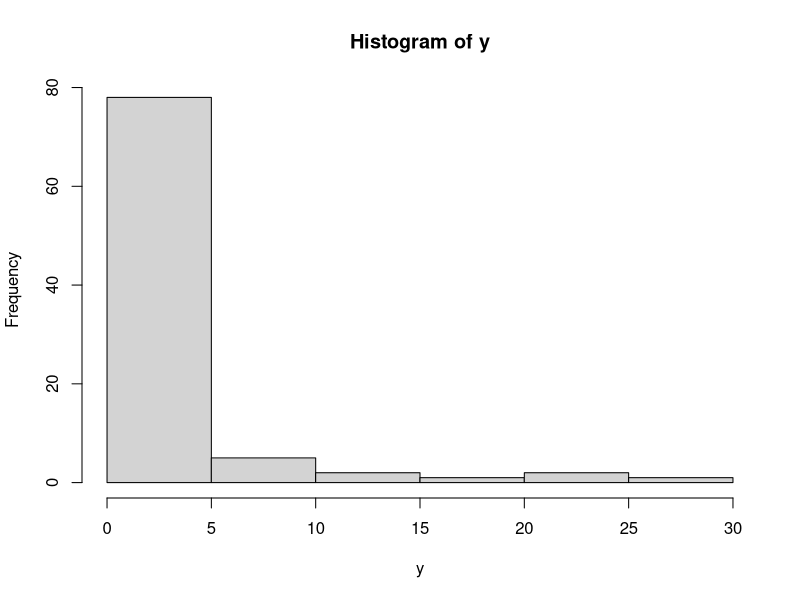
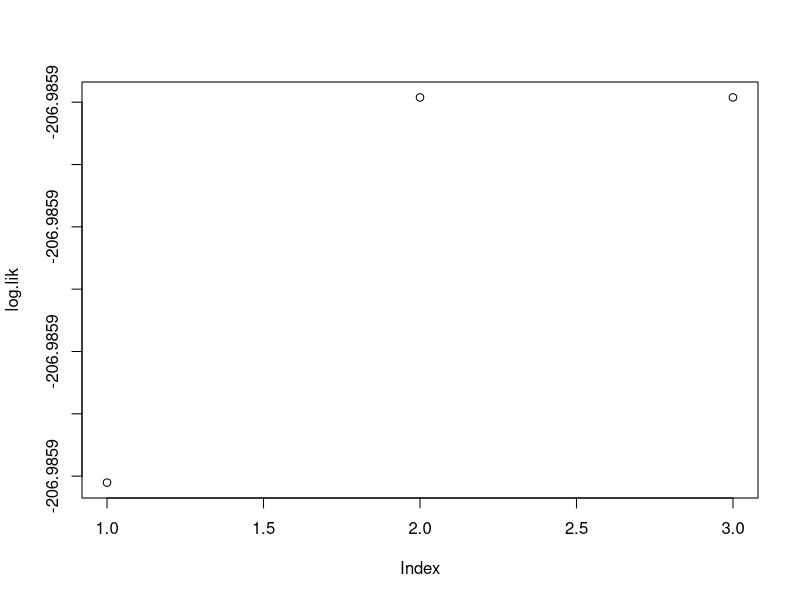

Reproduce these figures in R, in order.
# ZIP model for abundance data

rm(list=ls()); 

# Data
abundance <- read.table('BarentsFish.csv', sep=';', header=TRUE)
j <- 10; n <- nrow(abundance)
y <- abundance$Se_ma
y0 <- 1*(y==0)
hist(y, breaks=sqrt(n))


# 
lik = function(y,mu,prob.pi){(y==0)*prob.pi + (1-prob.pi)*dpois(y,mu)}

#
prob.pi <- mean(y==0)
mu <- mean(y[y>0])
log.lik <-c()
tol <- 1e-6; diff <- 2*tol; 
# 
while (diff > tol) {
  
  ### E step
  tau0 <- prob.pi*(y==0)/lik(y,mu,prob.pi)
  tau1 <- 1-tau0
  
  #### M step
  mu.new <- sum(y*tau1)/sum(tau1)
  prob.pi.new <- mean(tau0)
  
  #### diff mu, prob.pi
  diff = max(abs(mu.new-mu), abs(prob.pi.new-prob.pi)) 
  print(diff)
  mu <- mu.new
  prob.pi <- prob.pi.new
  
  ll<- sum(log(lik(y,mu,prob.pi)))
  print((c(mu,prob.pi,ll)))
  #####  log.Lik
  log.lik = c(log.lik,ll)
  
}
plot(log.lik)
